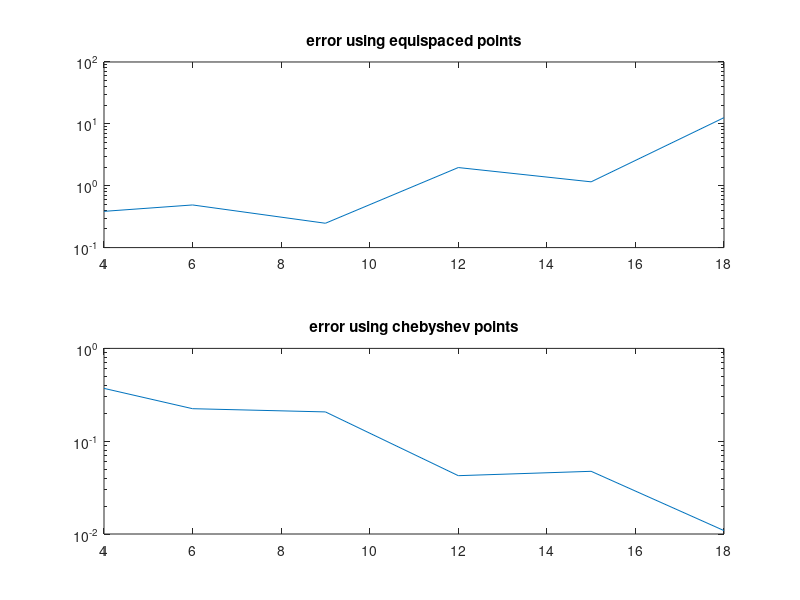

Reproduce this figure in MATLAB.
%% math 713 hw 
%% problem 4.7
clear all
close all
clc

nn = zeros(1,16); %this will hold the information on number of gridpoints
eigen20 = zeros(20,16); %this will hold the actual numerical value of the eigenvalues

format long, format compact
  L = 8;                             % domain is [-L L], periodic
  count = 1; 
  for N = 20:2:100
    h = 2*pi/N; x = h*(1:N); x = L*(x-pi)/pi;
    column = [-pi^2/(3*h^2)-1/6 ...
       -.5*(-1).^(1:N-1)./sin(h*(1:N-1)/2).^2];
    D2 = (pi/L)^2*toeplitz(column);  % 2nd-order differentiation
    eigenvalues = sort(eig(-D2 + diag(x.^4)));
    N, eigenvalues
    nn(count) = N; 
    eigen20(:,count) = eigenvalues(1:20);
    count = count + 1; 
  end

  subplot(2,2,1)
  plot(nn,eigen20)
  title('values of the eigenvalues')
  xlabel('number of gridpoints')
  ylabel('eigenvalue')
  
  subplot(2,2,2)
  plot(nn(end-10:end),eigen20(:,end-10:end))
  title('values of the eigenvalues over HIGH N')
  xlabel('number of gridpoints')
  ylabel('eigenvalue')
  
  subplot(2,2,3)
  plot(nn,eigen20(1,:))
  title('value of the first eigenvalue')
  xlabel('number of gridpoints')
  ylabel('eigenvalue')
  
  subplot(2,2,4)
  plot(nn,eigen20(end,:))
  title('value of the last eigenvalue')
  xlabel('number of gridpoints')
  ylabel('eigenvalue')
  
  %% problem 5.1
  clear all
  close all
  clc
  
  n = linspace(4,18,6);
  n = floor(n); %to make sure that we get an integer
  for ii = 1:length(n)
      N = n(ii);
    xx = -1.01:.005:1.01; clf
  for i = 1:2
    if i==1, s = 'equispaced points'; x = -1 + 2*(0:N)/N; end
    if i==2, s = 'Chebyshev points';  x = cos(pi*(0:N)/N); end
%     subplot(2,2,i)
    u = 1./(1+16*x.^2); %this is the value of u at the gridpoints x_j 
    uu = 1./(1+16*xx.^2); %this is for plotting
    p = polyfit(x,u,N);              % interpolation (simple polynomial interpolation)
    pp = polyval(p,xx);              % evaluation of interpolant
%     plot(x,u,'.','markersize',13)
%     line(xx,pp)
%     axis([-1.1 1.1 -1 1.5]), title(s)
    error(ii,i) = norm(uu-pp,inf); %the column indicates whether or not equispaced or chebyshev was used; row indicates N 
%     text(-.5,-.5,['max error = ' num2str(error)])
  end
  end
  
  subplot(2,1,1)
  semilogy(n,error(:,1))
  title('error using equispaced points')
  
  subplot(2,1,2)
  semilogy(n,error(:,2))
  title('error using chebyshev points')